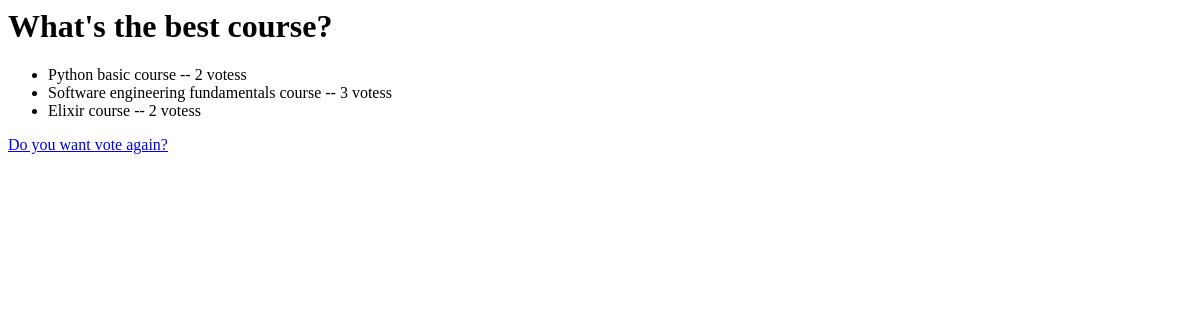
The app's page /polls/1/results/, older data.
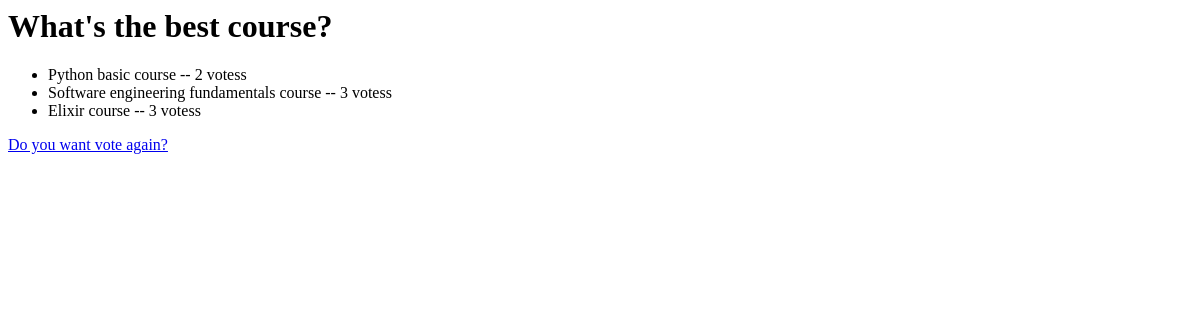
The same page, newer data.
### polls/models.py (models this page shows, shortened)
class Choice(models.Model):
    question = models.ForeignKey(Question, on_delete=models.CASCADE)
    choice_text = models.CharField(max_length=200)
    votes = models.IntegerField(default=0)

### polls/views.py (the view)
class ResultsView(generic.DetailView):
    model = Question
    template_name = "polls/results.html"

### polls/templates/polls/results.html
<h1>{{ question.question_text }}</h1>
<ul>
    {% for choice in question.choice_set.all  %}
        <li>{{ choice.choice_text }} -- {{ choice.votes }} votes{{ choice.votes|pluralize }}</li>
    {% endfor %}
</ul>
<a href="{% url 'polls:detail' question.id %}">Do you want vote again?</a>

Row changes from the older to the newer data that the page shows:
changed Choice "Elixir course": votes "2" → "3"
